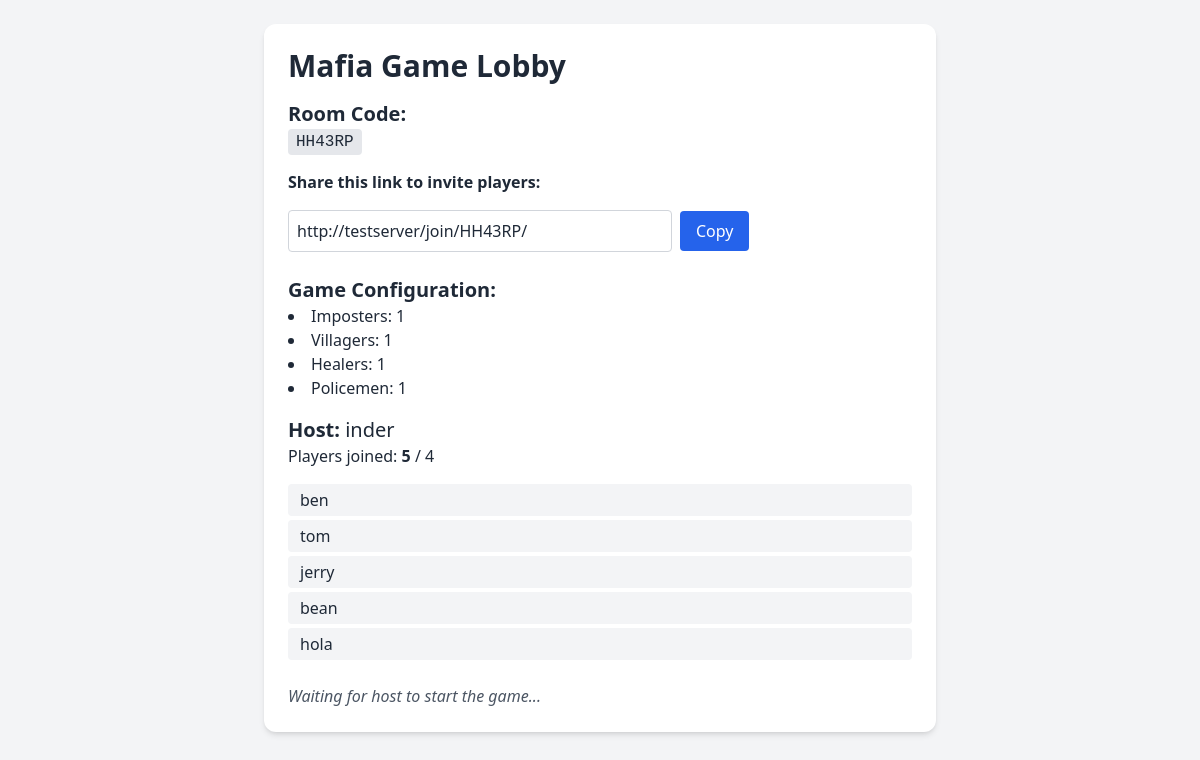
/lobby/HH43RP/, run on the app's committed database.
### core/models.py (models this page shows, shortened)
class GameRoom(models.Model):
    code = models.CharField(max_length=8, unique=True, default=generate_room_code)
    host_name = models.CharField(max_length=200)
    config = models.JSONField(default=dict)
    started = models.BooleanField(default=False)
    ended = models.BooleanField(default=False)

class Player(models.Model):
    name = models.CharField(max_length=200)
    room = models.ForeignKey(GameRoom, related_name='players', on_delete=models.CASCADE)
    role = models.CharField(max_length=20, choices= roles, blank=True, null=True)
    is_alive = models.BooleanField(default=True)
    is_host = models.BooleanField(default=False)

### core/views.py (the view)
# urls.py: path('lobby/<str:room_code>/',views.lobby, name='lobby'),
def lobby(request, room_code):
    room = get_object_or_404(GameRoom, code=room_code)
    all_players = room.players.all()
    non_host_players = all_players.filter(is_host=False)
    player_id = request.session.get('player_id')
    is_host = all_players.filter(id=player_id, is_host=True).exists()
    host_name = room.host_name
    config = room.config
    total_required = sum(config.values())
    context = {
        'room': room,
        'players': all_players,  # still list everyone
        'non_host_count': non_host_players.count(),
        'total_required': total_required,
        'join_link': request.build_absolute_uri(f'/join/{room.code}/'),
        'is_host': is_host,
        'host_name': host_name,
    }
    return render(request, 'core/lobby.html', context)

### core/templates/core/lobby.html (shortened to what this page needs)
<!DOCTYPE html>
<html lang="en">
<head>
    <script src="https://cdn.tailwindcss.com"></script>
</head>
<body class="bg-gray-100 text-gray-800 p-6">
    <div class="max-w-2xl mx-auto bg-white p-6 rounded-xl shadow-md">
        <h1 class="text-3xl font-bold mb-4">Mafia Game Lobby</h1>
        <h3 class="text-xl font-semibold">Room Code:</h3>
        <p class="mb-4"><code class="bg-gray-200 px-2 py-1 rounded">{{ room.code }}</code></p>
        <p class="mb-4">
            <span class="font-semibold">Share this link to invite players:</span>
            <div class="flex items-center space-x-2 mt-2">
                <input type="text" id="join-link" value="{{ join_link }}" readonly class="border border-gray-300 rounded p-2 w-full max-w-sm">
                <button onclick="copyJoinLink()" class="bg-blue-600 text-white px-4 py-2 rounded hover:bg-blue-700">Copy</button>
            </div>
        </p>
        <h3 class="text-xl font-semibold mt-6">Game Configuration:</h3>
        <ul class="list-disc list-inside mb-4">
            <li>Imposters: {{ room.config.imposters }}</li>
            <li>Villagers: {{ room.config.villagers }}</li>
            <li>Healers: {{ room.config.healers }}</li>
            <li>Policemen: {{ room.config.policemen }}</li>
        </ul>
        <h3 class="text-xl font-semibold">Host: <span class="font-normal">{{ host_name }}</span></h3>
        <p class="mb-4">Players joined: <span id="player-count" class="font-semibold">{{ non_host_count }}</span> / {{ total_required }}</p>
        <ul id="player-list" class="mb-6 space-y-1">
            {% for player in players %}
                {% if not player.is_host %}
                    <li class="bg-gray-100 px-3 py-1 rounded">{{ player.name }}</li>
                {% endif %}
            {% empty %}
                <li>No players yet</li>
            {% endfor %}
        </ul>
        {% if is_host %}
            <form action="{% url 'start_game' room.code %}" method="post" class="mt-4">
                {% csrf_token %}
                <input type="hidden" name="player_id" value="{{ request.session.player_id }}">
                <button type="submit" id="start-button" disabled class="bg-green-500 text-white px-4 py-2 rounded disabled:opacity-50">Start Game</button>
            </form>
        {% else %}
            <p class="italic text-gray-600 mt-4">Waiting for host to start the game...</p>
        {% endif %}
    </div>
</body>
</html>

### data on the page
GameRoom: code "HH43RP", config.imposters "1", config.villagers "1", config.healers "1", config.policemen "1", host_name "inder"
Player: name "ben"
Player: name "tom"
Player: name "jerry"
Player: name "bean"
Player: name "hola"

### other printed values
{{ non_host_count }} "5"
{{ total_required }} "4"
